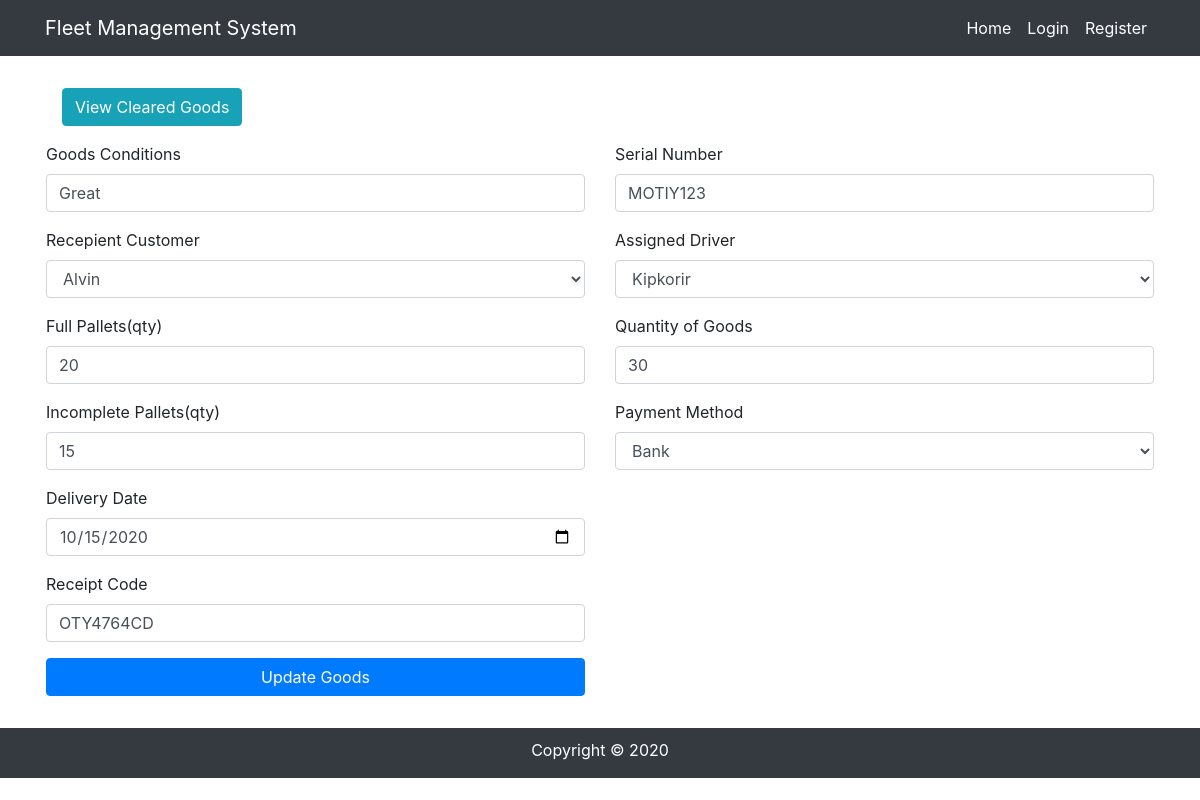
Screenshot of /editGoods.php?id=3 with the database file from the repository.
### tables this page shows
CREATE TABLE `cleared_goods` (
  `id` int(11) NOT NULL,
  `serial_number` varchar(100) NOT NULL,
  `quantity` int(11) NOT NULL,
  `conditions` varchar(100) NOT NULL,
  `full_pallets_qty` int(11) NOT NULL,
  `half_pallets_qty` int(11) NOT NULL,
  `recipient` int(11) NOT NULL,
  `payment_method` varchar(100) NOT NULL,
  `receipt_code` varchar(100) NOT NULL,
  `delivery_date` date NOT NULL,
  `status` int(11) NOT NULL DEFAULT 0,
  `delivery_status` int(11) NOT NULL DEFAULT 0,
  `user_id` int(11) NOT NULL,
  `assigned_driver` int(11) NOT NULL
);

### editGoods.php (the view, shortened to what this page needs)
<?php
include('header.php');
include_once("connection.php");
?>
<?php
$id = $_GET['id'];
$result = mysqli_query($mysqli, "SELECT * FROM cleared_goods WHERE id=$id") or die("Could not execute query".mysqli_error($mysqli));
while($res = mysqli_fetch_array($result))
{
	$serial=$res['serial_number'];
	$conditions = $res['conditions'];
	$full_pallets=$res['full_pallets_qty'];
	$incomplete_pallets=$res['half_pallets_qty'];
	$delivery_date=$res['delivery_date'];
	$receipt=$res['receipt_code'];
	$driver=$res['assigned_driver'];
	$customer=$res['recipient'];
	$quantity=$res['quantity'];
}
?>
<div class="container p-3">
		<div class="p-3">
			<a class="btn btn-info" href="verifyTransitGoods.php">View Cleared Goods</a>
		</div>
			<form name="form1" method="post" action="">
				<div class="row">
				<div class="col-md-6">
				<div class="form-group">
					<label for="">Goods Conditions</label>
					<input class="form-control" type="text" name="conditions" value="<?php echo $conditions ?>">
				</div>
				<div class="form-group">
			    <label for="exampleFormControlSelect1">Recepient Customer</label>
			    <select name="customer" class="form-control" id="exampleFormControlSelect1" value="<?php echo $customer ?>">
						<?php
							$customers=mysqli_query($mysqli,"SELECT * FROM `users` WHERE `role`='Customer'");
							while ($result=mysqli_fetch_array($customers)) {
								echo("<option value='".$result['id']."'>".$result['name']."</option>");
							}
						 ?>
			    </select>
		    </div>
				<div class="form-group">
					<label for="">Full Pallets(qty)</label>
				<input class="form-control" type="text" name="full_pallets" value="<?php echo $full_pallets ?>" required>
				</div>
				<div class="form-group">
					<label for="">Incomplete Pallets(qty)</label>
					<input class="form-control" type="text" name="incomplete_pallets" value="<?php echo $incomplete_pallets ?>" required>
				</div>
				<div class="form-group">
					<label for="">Delivery Date</label>
					<input class="form-control" type="date" name="delivery_date" value="<?php echo $delivery_date ?>" required>
				</div>
				<div class="form-group">
					<label for="">Receipt Code</label>
					<input class="form-control" type="text" name="receipt" value="<?php echo $receipt ?>" required>
				</div>
				<div class="form-group">
					<input type="submit" name="update" value="Update Goods" class="btn btn-primary btn-block"></td>
				</div>
				</div>
				<div class="col-md-6">
					<div class="form-group">
						<label for="">Serial Number</label>
						<input class="form-control" type="text" name="serial" value="<?php echo $serial ?>" required>
					</div>
					<div class="form-group">
						<label for="exampleFormControlSelect1">Assigned Driver</label>
						<select name="driver" class="form-control" value="<?php echo $driver ?>">
							<?php
								$customers=mysqli_query($mysqli,"SELECT * FROM `users` WHERE `role`='Driver'");
								while ($result=mysqli_fetch_array($customers)) {
									echo("<option value='".$result['id']."'>".$result['name']."</option>");
								}
							 ?>
						</select>
					</div>
					<div class="form-group">
						<label for="">Quantity of Goods</label>
						<input class="form-control" type="text" name="quantity" value="<?php echo $quantity ?>" required>
					</div>
					<div class="form-group">
				    <label for="exampleFormControlSelect1">Payment Method</label>
				    <select name="payment" class="form-control">
							<option>Bank</option>
				    </select>
			    </div>
				</div>
			</form>
</div>
<?php include('footer.php'); ?>

### rows the page displays
cleared_goods: conditions "Great", full_pallets "20", incomplete_pallets "15", delivery_date "10/15/2020", receipt "OTY4764CD", serial "MOTIY123", quantity "30"

### other values shown
$session "Fleet Management System"
form field customer "Alvin"
form field driver "Kipkorir"
